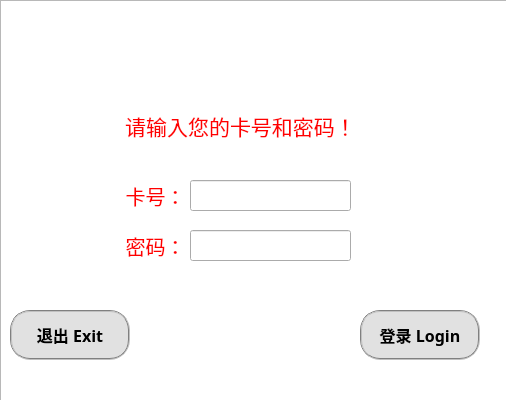
<?xml version="1.0" encoding="UTF-8"?>
<ui version="4.0">
 <class>login</class>
 <widget class="QWidget" name="login">
  <property name="geometry">
   <rect>
    <x>0</x>
    <y>0</y>
    <width>506</width>
    <height>400</height>
   </rect>
  </property>
  <property name="windowTitle">
   <string>Login</string>
  </property>
  <property name="styleSheet">
   <string notr="true">#login{background-color: rgb(52, 80, 164);border-top-left-radius:15px;border-top-right-radius:5px;border-bottom-left-radius:15px;border-bottom-right-radius:5px}
</string>
  </property>
  <widget class="QPushButton" name="return_manager_btn">
   <property name="geometry">
    <rect>
     <x>10</x>
     <y>310</y>
     <width>120</width>
     <height>50</height>
    </rect>
   </property>
   <property name="font">
    <font>
     <family>微软雅黑</family>
     <pointsize>12</pointsize>
     <weight>75</weight>
     <bold>true</bold>
    </font>
   </property>
   <property name="layoutDirection">
    <enum>Qt::LeftToRight</enum>
   </property>
   <property name="styleSheet">
    <string notr="true">QPushButton{border:2px groove gray;border-radius:20px;padding:2px 4px;background-color: rgb(225, 225, 225);}
QPushButton:hover{background-color: rgb(255, 0, 0);border:none;color:rgb(255, 255, 255);}
QPushButton:checked{background-color: rgb(20, 62, 134);border:none;color:rgb(255, 255, 255);}</string>
   </property>
   <property name="text">
    <string>退出 Exit</string>
   </property>
  </widget>
  <widget class="QLabel" name="label1">
   <property name="geometry">
    <rect>
     <x>80</x>
     <y>100</y>
     <width>321</width>
     <height>51</height>
    </rect>
   </property>
   <property name="sizePolicy">
    <sizepolicy hsizetype="Preferred" vsizetype="Preferred">
     <horstretch>0</horstretch>
     <verstretch>0</verstretch>
    </sizepolicy>
   </property>
   <property name="font">
    <font>
     <family>微软雅黑</family>
     <pointsize>16</pointsize>
     <weight>50</weight>
     <bold>false</bold>
    </font>
   </property>
   <property name="styleSheet">
    <string notr="true">color:rgb(255, 0, 0)</string>
   </property>
   <property name="text">
    <string>请输入您的卡号和密码！</string>
   </property>
   <property name="scaledContents">
    <bool>false</bool>
   </property>
   <property name="alignment">
    <set>Qt::AlignCenter</set>
   </property>
   <property name="wordWrap">
    <bool>false</bool>
   </property>
   <property name="margin">
    <number>0</number>
   </property>
   <property name="openExternalLinks">
    <bool>false</bool>
   </property>
  </widget>
  <widget class="QPushButton" name="login_btn">
   <property name="geometry">
    <rect>
     <x>360</x>
     <y>310</y>
     <width>120</width>
     <height>50</height>
    </rect>
   </property>
   <property name="font">
    <font>
     <family>微软雅黑</family>
     <pointsize>12</pointsize>
     <weight>75</weight>
     <bold>true</bold>
    </font>
   </property>
   <property name="styleSheet">
    <string notr="true">QPushButton{border:2px groove gray;border-radius:20px;padding:2px 4px;background-color: rgb(225, 225, 225);}
QPushButton:hover{background-color:rgb(14, 122, 255);border:none;color:rgb(255, 255, 255);}
QPushButton:checked{background-color: rgb(20, 62, 134);border:none;color:rgb(255, 255, 255);}</string>
   </property>
   <property name="text">
    <string>登录 Login</string>
   </property>
  </widget>
  <widget class="QLabel" name="label">
   <property name="geometry">
    <rect>
     <x>110</x>
     <y>180</y>
     <width>91</width>
     <height>31</height>
    </rect>
   </property>
   <property name="font">
    <font>
     <family>微软雅黑</family>
     <pointsize>15</pointsize>
    </font>
   </property>
   <property name="styleSheet">
    <string notr="true">color:rgb(255, 0, 0)</string>
   </property>
   <property name="text">
    <string>卡号：</string>
   </property>
   <property name="alignment">
    <set>Qt::AlignCenter</set>
   </property>
  </widget>
  <widget class="QLabel" name="label_2">
   <property name="geometry">
    <rect>
     <x>110</x>
     <y>230</y>
     <width>91</width>
     <height>31</height>
    </rect>
   </property>
   <property name="font">
    <font>
     <family>微软雅黑</family>
     <pointsize>15</pointsize>
    </font>
   </property>
   <property name="styleSheet">
    <string notr="true">color:rgb(255, 0, 0)</string>
   </property>
   <property name="text">
    <string>密码：</string>
   </property>
   <property name="alignment">
    <set>Qt::AlignCenter</set>
   </property>
  </widget>
  <widget class="QLineEdit" name="pwd">
   <property name="geometry">
    <rect>
     <x>190</x>
     <y>230</y>
     <width>161</width>
     <height>31</height>
    </rect>
   </property>
   <property name="echoMode">
    <enum>QLineEdit::Password</enum>
   </property>
  </widget>
  <widget class="QLineEdit" name="account">
   <property name="geometry">
    <rect>
     <x>190</x>
     <y>180</y>
     <width>161</width>
     <height>31</height>
    </rect>
   </property>
   <property name="font">
    <font>
     <family>微软雅黑</family>
     <pointsize>14</pointsize>
    </font>
   </property>
   <property name="styleSheet">
    <string notr="true"/>
   </property>
  </widget>
  <widget class="QListView" name="listView">
   <property name="geometry">
    <rect>
     <x>0</x>
     <y>0</y>
     <width>511</width>
     <height>421</height>
    </rect>
   </property>
   <property name="styleSheet">
    <string notr="true">border-image:url(:/back/back.png)</string>
   </property>
  </widget>
  <zorder>listView</zorder>
  <zorder>return_manager_btn</zorder>
  <zorder>label1</zorder>
  <zorder>login_btn</zorder>
  <zorder>label</zorder>
  <zorder>label_2</zorder>
  <zorder>pwd</zorder>
  <zorder>account</zorder>
 </widget>
 <resources>
  <include location="hnu.qrc"/>
 </resources>
 <connections/>
</ui>
